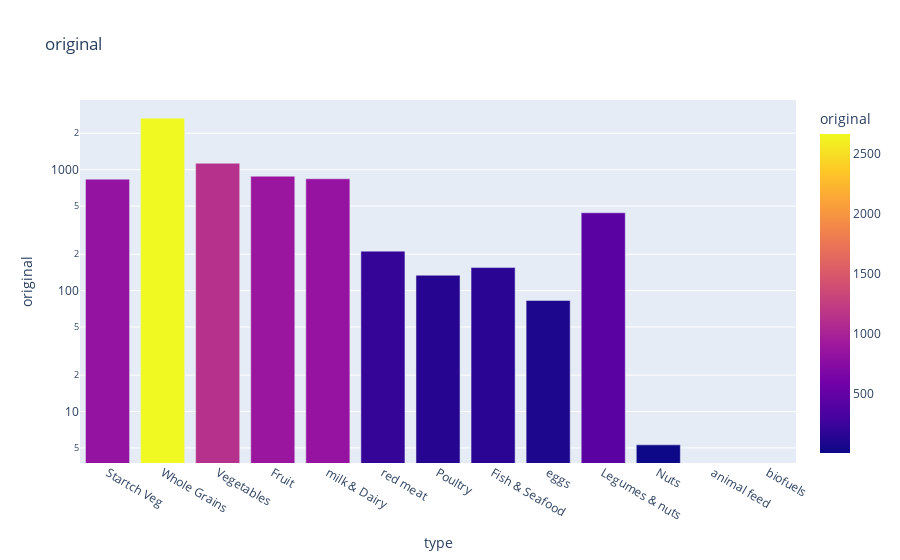

Write notebook code for a chart like this one.
### Code cell
plt.figure(figsize=(10, 5))
fig = px.bar(food_make_df, x='type', y='original',
             color='original', log_y=True, title="original")
fig.show()

### Figure 1 — Plotly figure (JSON) as saved in the notebook; plotly's stock layout.template omitted (floating-point values rounded to 4 significant figures)
{"data": [{"alignmentgroup": "True", "hovertemplate": "type=%{x}<br>original=%{marker.color}<extra></extra>", "legendgroup": "", "marker": {"color": [834.7, 2667, 1130, 883, 841, 212, 134, 155, 82.9, 440, 5.3, null, null, null, null], "coloraxis": "coloraxis", "pattern": {"shape": ""}}, "name": "", "offsetgroup": "", "orientation": "v", "showlegend": false, "textposition": "auto", "type": "bar", "x": ["Startch Veg", "Whole Grains", "Vegetables", "Fruit", "milk & Dairy", "red meat", "Poultry", "Fish & Seafood", "eggs", "Legumes & nuts", "Nuts", null, null, "animal feed", "biofuels"], "xaxis": "x", "y": [834.7, 2667, 1130, 883, 841, 212, 134, 155, 82.9, 440, 5.3, null, null, null, null], "yaxis": "y"}], "layout": {"barmode": "relative", "coloraxis": {"colorbar": {"title": {"text": "original"}}, "colorscale": [[0, "#0d0887"], [0.1111, "#46039f"], [0.2222, "#7201a8"], [0.3333, "#9c179e"], [0.4444, "#bd3786"], [0.5556, "#d8576b"], [0.6667, "#ed7953"], [0.7778, "#fb9f3a"], [0.8889, "#fdca26"], [1, "#f0f921"]]}, "legend": {"tracegroupgap": 0}, "title": {"text": "original"}, "xaxis": {"anchor": "y", "domain": [0, 1], "title": {"text": "type"}}, "yaxis": {"anchor": "x", "domain": [0, 1], "title": {"text": "original"}, "type": "log"}}}
